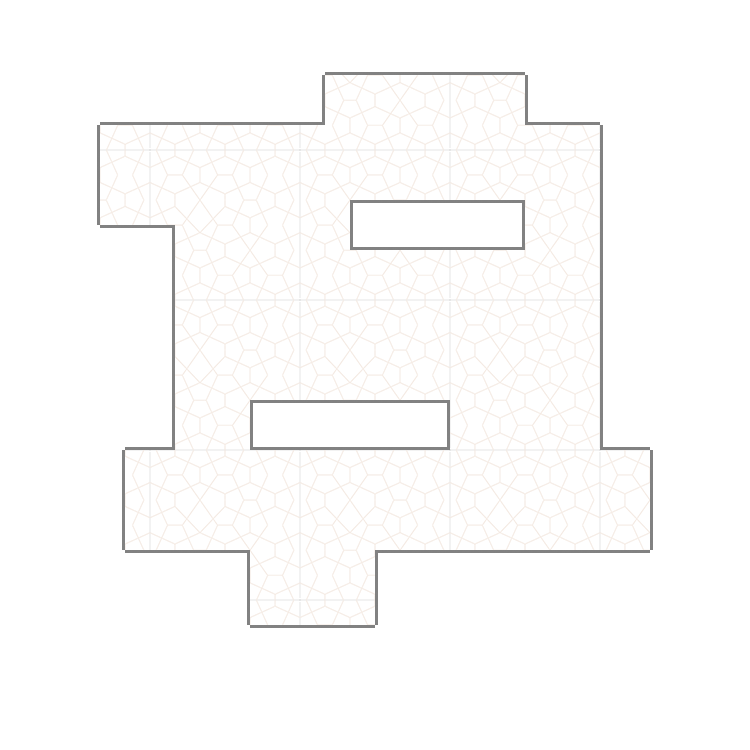

Below is a game level as drawn by its tile map, then a one-line description and the .tmx that defines it (tile-layer data replaced by summaries):
An orthogonal 30x30 tile map with 25x25 px tiles, 2 tile layers (bg, walls), 2 tilesets and 31 objects (1, 2, 4, 5, 6, ...).

<map version="1.0" tiledversion="1.0.3" orientation="orthogonal" renderorder="right-down" width="30" height="30" tilewidth="25" tileheight="25" nextobjectid="494">
 <tileset firstgid="1" name="tiles" tilewidth="25" tileheight="25" tilecount="144" columns="16">
  <image source="tiles.png" width="400" height="225" />
  <tile id="0">
   <properties>
    <property name="isOpaque" value="true" />
   </properties>
  </tile>
  <tile id="1">
   <properties>
    <property name="isOpaque" value="true" />
   </properties>
  </tile>
  <tile id="2">
   <properties>
    <property name="isOpaque" value="true" />
   </properties>
  </tile>
  <tile id="3">
   <properties>
    <property name="isOpaque" value="true" />
   </properties>
  </tile>
  <tile id="4">
   <properties>
    <property name="isOpaque" value="true" />
   </properties>
  </tile>
  <tile id="5">
   <properties>
    <property name="isOpaque" value="true" />
   </properties>
  </tile>
  <tile id="6">
   <properties>
    <property name="isOpaque" value="true" />
   </properties>
  </tile>
  <tile id="7">
   <properties>
    <property name="isOpaque" value="false" />
   </properties>
   <objectgroup draworder="index">
    <object id="1" x="8" y="8" width="10" height="10" />
   </objectgroup>
  </tile>
  <tile id="16">
   <properties>
    <property name="isOpaque" value="false" />
   </properties>
  </tile>
  <tile id="18">
   <properties>
    <property name="isOpaque" value="false" />
   </properties>
  </tile>
  <tile id="19">
   <properties>
    <property name="isOpaque" value="false" />
   </properties>
  </tile>
  <tile id="20">
   <properties>
    <property name="isOpaque" value="false" />
   </properties>
  </tile>
  <tile id="21">
   <properties>
    <property name="isOpaque" value="false" />
   </properties>
  </tile>
  <tile id="22">
   <properties>
    <property name="isOpaque" value="false" />
   </properties>
  </tile>
  <tile id="23">
   <properties>
    <property name="isOpaque" value="false" />
   </properties>
  </tile>
  <tile id="32">
   <properties>
    <property name="isOpaque" value="false" />
   </properties>
  </tile>
  <tile id="33">
   <properties>
    <property name="isOpaque" value="false" />
   </properties>
  </tile>
  <tile id="34">
   <properties>
    <property name="isOpaque" value="false" />
   </properties>
  </tile>
  <tile id="35">
   <properties>
    <property name="isOpaque" value="false" />
   </properties>
  </tile>
  <tile id="36">
   <properties>
    <property name="isOpaque" value="false" />
   </properties>
  </tile>
  <tile id="37">
   <properties>
    <property name="isOpaque" value="false" />
   </properties>
  </tile>
  <tile id="38">
   <properties>
    <property name="isOpaque" value="false" />
   </properties>
  </tile>
 </tileset>
 <tileset firstgid="145" name="tiles" tilewidth="25" tileheight="25" tilecount="144" columns="16">
  <image source="tiles.png" width="400" height="225" />
  <tile id="0">
   <properties>
    <property name="isOpaque" value="true" />
   </properties>
  </tile>
  <tile id="1">
   <properties>
    <property name="isOpaque" value="true" />
   </properties>
  </tile>
  <tile id="2">
   <properties>
    <property name="isOpaque" value="true" />
   </properties>
  </tile>
  <tile id="3">
   <properties>
    <property name="isOpaque" value="true" />
   </properties>
  </tile>
  <tile id="4">
   <properties>
    <property name="isOpaque" value="true" />
   </properties>
  </tile>
  <tile id="5">
   <properties>
    <property name="isOpaque" value="true" />
   </properties>
  </tile>
  <tile id="6">
   <properties>
    <property name="isOpaque" value="true" />
   </properties>
  </tile>
  <tile id="7">
   <properties>
    <property name="isOpaque" value="false" />
   </properties>
   <objectgroup draworder="index">
    <object id="1" x="8" y="8" width="10" height="10" />
   </objectgroup>
  </tile>
  <tile id="16">
   <properties>
    <property name="isOpaque" value="false" />
   </properties>
  </tile>
  <tile id="18">
   <properties>
    <property name="isOpaque" value="false" />
   </properties>
  </tile>
  <tile id="19">
   <properties>
    <property name="isOpaque" value="false" />
   </properties>
  </tile>
  <tile id="20">
   <properties>
    <property name="isOpaque" value="false" />
   </properties>
  </tile>
  <tile id="21">
   <properties>
    <property name="isOpaque" value="false" />
   </properties>
  </tile>
  <tile id="22">
   <properties>
    <property name="isOpaque" value="false" />
   </properties>
  </tile>
  <tile id="23">
   <properties>
    <property name="isOpaque" value="false" />
   </properties>
  </tile>
  <tile id="32">
   <properties>
    <property name="isOpaque" value="false" />
   </properties>
  </tile>
  <tile id="33">
   <properties>
    <property name="isOpaque" value="false" />
   </properties>
  </tile>
  <tile id="34">
   <properties>
    <property name="isOpaque" value="false" />
   </properties>
  </tile>
  <tile id="35">
   <properties>
    <property name="isOpaque" value="false" />
   </properties>
  </tile>
  <tile id="36">
   <properties>
    <property name="isOpaque" value="false" />
   </properties>
  </tile>
  <tile id="37">
   <properties>
    <property name="isOpaque" value="false" />
   </properties>
  </tile>
  <tile id="38">
   <properties>
    <property name="isOpaque" value="false" />
   </properties>
  </tile>
 </tileset>
 <layer name="bg" width="30" height="30">
  <data>[900 cells, 900 non-empty, 36 distinct tile ids]</data>
 </layer>
 <layer name="walls" width="30" height="30">
  <data>[900 cells, 582 non-empty, 9 distinct tile ids]</data>
 </layer>
 <objectgroup name="collision-map">
  <object id="481" x="0" y="0" width="325" height="125" />
  <object id="482" x="325" y="0" width="425" height="75" />
  <object id="483" x="525" y="75" width="225" height="50" />
  <object id="484" x="600" y="125" width="150" height="325" />
  <object id="485" x="650" y="450" width="100" height="300" />
  <object id="486" x="375" y="550" width="275" height="200" />
  <object id="487" x="0" y="625" width="375" height="125" />
  <object id="488" x="0" y="550" width="250" height="75" />
  <object id="489" x="0" y="450" width="125" height="100" />
  <object id="490" x="0" y="225" width="175" height="225" />
  <object id="491" x="0" y="125" width="100" height="100" />
  <object id="492" x="350" y="200" width="175" height="50" />
  <object id="493" x="250" y="400" width="200" height="50" />
 </objectgroup>
 <objectgroup name="navmesh-shrunken" visible="0">
  <object id="463" x="112.5" y="137.5" width="225" height="75" />
  <object id="464" x="337.5" y="87.5" width="175" height="50" />
  <object id="465" x="337.5" y="137.5" width="250" height="50" />
  <object id="466" x="537.5" y="187.5" width="50" height="75" />
  <object id="467" x="337.5" y="262.5" width="250" height="125" />
  <object id="468" x="187.5" y="212.5" width="150" height="175" />
  <object id="469" x="187.5" y="387.5" width="50" height="75" />
  <object id="470" x="137.5" y="462.5" width="500" height="75" />
  <object id="471" x="262.5" y="537.5" width="100" height="75" />
  <object id="472" x="462.5" y="387.5" width="125" height="75" />
 </objectgroup>
 <objectgroup name="pickups" visible="0">
  <object id="136" name="1" x="131.25" y="162.5" width="25" height="25" />
  <object id="138" name="2" x="412.5" y="100" width="25" height="25" />
  <object id="139" name="4" x="175" y="487.5" width="25" height="25" />
  <object id="140" name="5" x="568.75" y="487.5" width="25" height="25" />
  <object id="141" name="6" x="325" y="312.5" width="25" height="25" />
  <object id="458" name="3" x="550" y="212.5" width="25" height="25" />
 </objectgroup>
</map>
